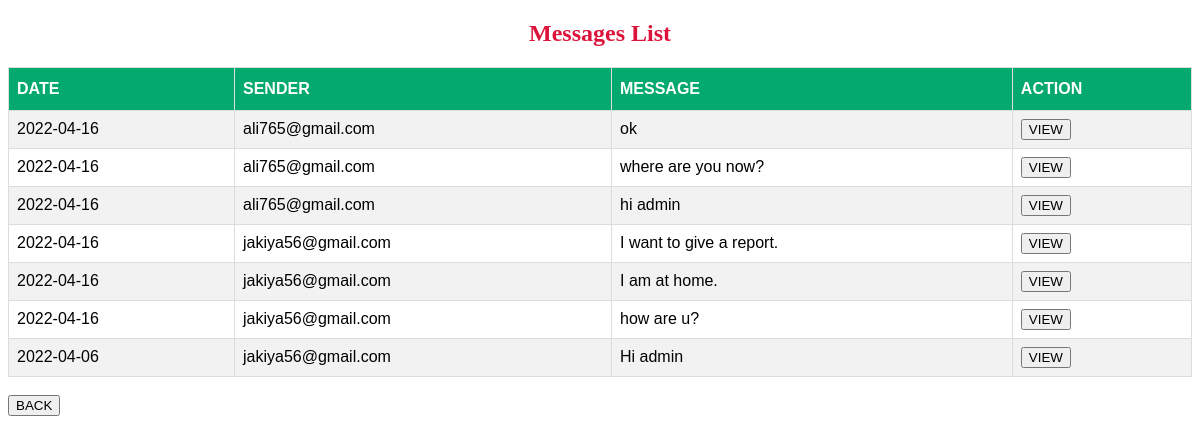
The page /views/messageadmin.php (signed in) on the database its author committed.
### tables this page shows
CREATE TABLE `mail` (
  `id` int(11) NOT NULL,
  `date` date NOT NULL,
  `sender` varchar(32) NOT NULL,
  `receiver` varchar(32) NOT NULL,
  `message` longtext NOT NULL
);

### views/messageadmin.php (the view, shortened to what this page needs)
<?php
$email=$_SESSION['email'];
?>
<!DOCTYPE html>
<html lang="en">
<head>
</head>
<body>
<h2 align="center" style="color:crimson"><b>Messages List</b></h2>
	<table border="1" align="center" id="customers">
		<tr>
			<th>DATE</h2></th>
			<th>SENDER</h2></th>
			<th>MESSAGE</h2></th>
			<th>ACTION</h2></th>
		</tr>
		<?php
			$con = getConnection();
			$sql = "SELECT * FROM mail where receiver='{$email}'ORDER BY id DESC";
			$result = $con->query($sql);
			if ($result !== false && $result->num_rows > 0) {
			while($row = $result->fetch_assoc()) {
		?>
		<tr>
			<td ><?=$row["date"]?></td>
			<td ><?=$row["sender"]?></td>
			<td ><?=$row["message"]?></td>
			<td>
				<input type="button" id="VIEW" value="VIEW" name="VIEW" onclick='return viewmessagetag("<?php echo $row["sender"];?>")'>
			</td>
		</tr>
		<?php
				}
			}
			else
			{
				echo("Something wrong... please try agin....!");
			}
		?>
	</table><br>
	<input type="button" align="center" id="back" name="back" value="BACK" onclick="return back()">
</body>
</html>

### views/messageadmin.php (style rules this page uses)
#customers { font-family: Arial, Helvetica, sans-serif; border-collapse: collapse; width: 100%; }
#customers td, #customers th { border: 1px solid #ddd; padding: 8px; }
#customers tr:nth-child(even) { background-color: #f2f2f2; }
#customers th { padding-top: 12px; padding-bottom: 12px; text-align: left; background-color: #04AA6D; color: white; }

### rows shown on the page
mail: date "2022-04-16", sender "ali765@gmail.com", message "ok"
mail: date "2022-04-16", sender "ali765@gmail.com", message "where are you now?"
mail: date "2022-04-16", sender "ali765@gmail.com", message "hi admin"
mail: date "2022-04-16", sender "jakiya56@gmail.com", message "I want to give a report."
mail: date "2022-04-16", sender "jakiya56@gmail.com", message "I am at home."
mail: date "2022-04-16", sender "jakiya56@gmail.com", message "how are u?"
mail: date "2022-04-06", sender "jakiya56@gmail.com", message "Hi admin"
